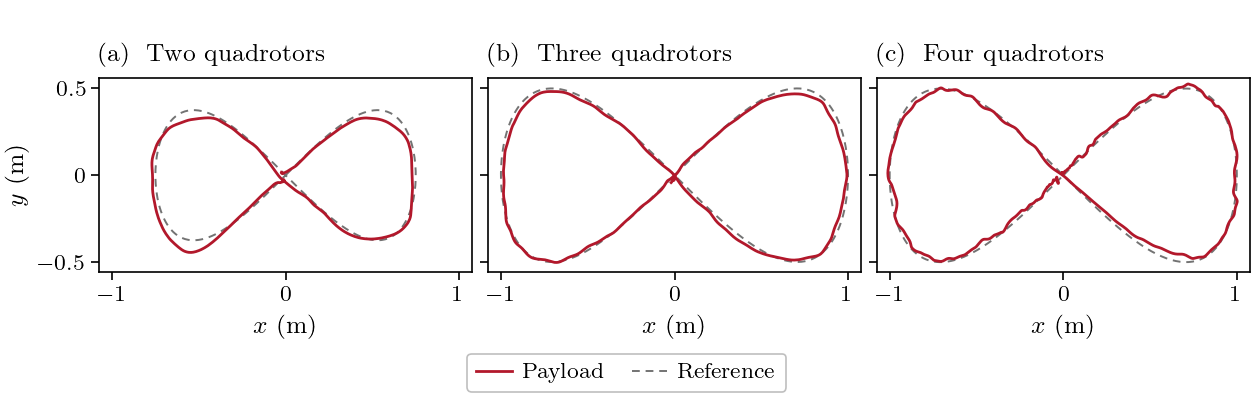

Reproduce this figure in Python.
#!/usr/bin/env python3
"""5 Nov copy of review_2026-11-02/fig_traj.py: panel names say 'quadrotors'.

The figure-8 on the rig with 2, 3 and 4 carriers: the ring's path from above against the path it was asked to fly.

Message: with two, three or four carriers the ring follows the 2 m by 1 m figure-8 within about 2 cm (clock-free RMS
25, 19 and 17 mm), so at print scale its path lies on the reference.
Hero: three plan views at one scale, the reference dashed grey under the ring's path in its fleet size's colour, over
the scored path only (n2_bands' window: the path's first move to the planner's own descent). Each view is drawn about
the path's start, the eight's crossing, where the hold ended (a translation only). The limits follow the data, so a
re-render on other flights (best_data.RIG_BEST) needs no edit here. Left out: the lift, the hold and the landing, the
drones, the error parts (fig_components and fig_summary carry them).
Flights: best_data.RIG_BEST's figure-8 cells (23 Oct: f2slope and f3h, 22 Oct, 0.2 m/s; r2008e60, 7 Oct, the carry
planner at half that speed: not one variable).
"""
import os
import sys

import numpy as np
from matplotlib.ticker import MaxNLocator

sys.path.insert(0, os.path.join(os.path.dirname(os.path.abspath(__file__)), '..', 'review_2026-10-23_best'))
import best_style as S  # noqa: E402
import best_data as B  # noqa: E402


def main():
    S.setup()
    fig = S.figure('full', 1.98)
    axs = fig.subplots(1, 3, sharex=True, sharey=True)
    reach = np.zeros(2)
    for ax, n in zip(axs, (2, 3, 4)):
        key = '2026-10-28/f2c' if n == 2 else B.RIG_BEST[('figure-8', n)]  # 2 Nov: the pair's best of 28 Oct (Wesley)
        f = B.Flight(key)
        s = B.path_parts(f)
        d = f.run()
        w = s['w']
        ref = d[['payload_ref_x', 'payload_ref_y']].to_numpy()
        P = d[['payload_x', 'payload_y']].to_numpy()
        o = ref[np.argmax(w)]
        ax.plot(*(ref[w] - o).T, **S.REF)
        ax.plot(*(P[w] - o).T, color='#b2182b', lw=1.0, solid_joinstyle='round')
        reach = np.maximum(reach, np.nanmax(np.abs(np.vstack([ref[w], P[w]]) - o), axis=0))
        ax.set_aspect('equal')
        ax.annotate(f'({chr(ord("a") + n - 2)})\\ \\ {dict(zip((2, 3, 4), ("Two", "Three", "Four")))[n]} quadrotors', xy=(0, 1), xycoords='axes fraction', xytext=(0, 4),
                    textcoords='offset points', ha='left', va='bottom', fontsize=9)
        ax.set_xlabel(r'$x$ (m)')
        print(key, f'clock-free {1000 * s["err"]:.1f} mm over {s["window"][1] - s["window"][0]:.1f} s')
    lim = 1.06 * reach
    axs[0].set_xlim(-lim[0], lim[0])
    axs[0].set_ylim(-lim[1], lim[1])
    for axis in (axs[0].xaxis, axs[0].yaxis):
        axis.set_major_locator(MaxNLocator(nbins=3, steps=[1, 2, 2.5, 5, 10], symmetric=True))
    axs[0].set_ylabel(r'$y$ (m)')
    S.g_ticks(*axs)
    import matplotlib.lines as ml
    fig.subplots_adjust(bottom=0.33)
    S.ps.legend_below(fig, [ml.Line2D([], [], color='#b2182b', lw=1.0), ml.Line2D([], [], **S.REF)],
                      ['Payload', 'Reference'], ncol=2)
    fig.savefig(os.path.join(os.path.dirname(os.path.abspath(__file__)), 'fig_traj.pdf'))
    fig.savefig(os.path.join(os.path.dirname(os.path.abspath(__file__)), 'fig_traj.png'), dpi=200)


if __name__ == '__main__':
    main()
